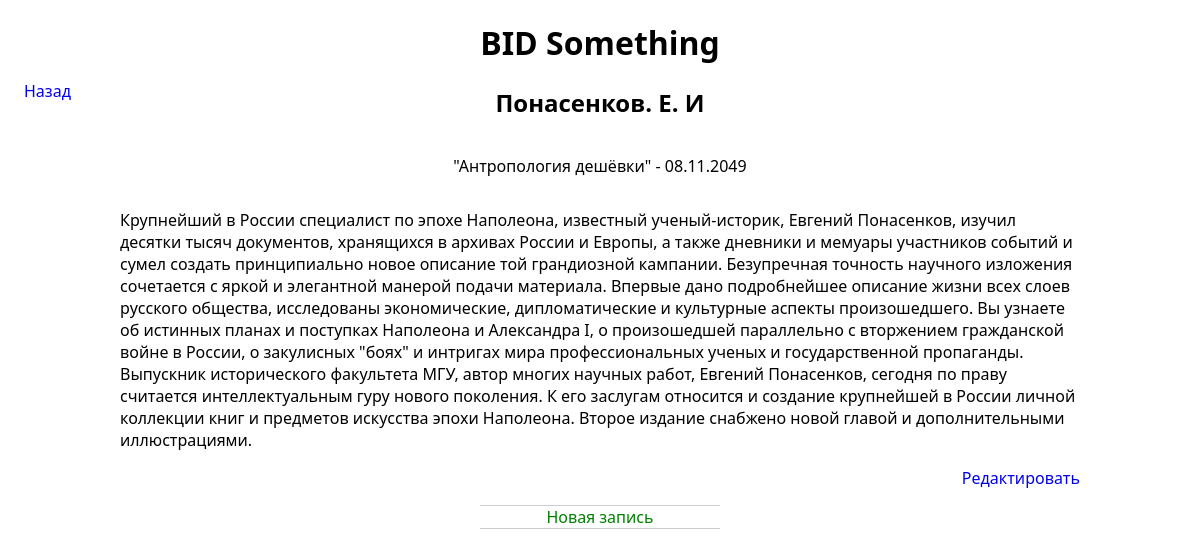
The app's page /categories/topic/2/ with its own data.
### blog/models.py (models this page shows, shortened)
class Topic(models.Model):
    category = models.ForeignKey(Category, on_delete=models.CASCADE, default='meh')
    text = models.CharField(max_length=150)
    date_added = models.DateTimeField(auto_now_add=True)
    def __str__(self):
        return self.text

class Entry(models.Model):
    topic = models.ForeignKey(Topic, on_delete=models.CASCADE)
    text = models.TextField()
    date_added = models.DateTimeField(auto_now_add=True)
    class Meta:
        verbose_name_plural = 'entries'

### blog/views.py (the view)
# urls.py: path('topic/<int:topic_id>/', views.topic, name='topic'),
def topic(request, topic_id):
    topic = Topic.objects.get(id=topic_id)
    entries = topic.entry_set.order_by('-date_added')
    context = {'topic': topic, 'entries': entries}
    return render(request, 'blog/topic.html', context)

### blog/templates/blog/topic.html
{% extends 'blog/base.html' %}
    {% block content %}
    <h2 class="topicHead">{{ topic }}</h2>
    {% for entry in entries %}
    <div class="entryBlock">
        {{ entry.text|linebreaks }}
        <a class="entryFix" href="{% url 'blog:edit_entry' entry.id %}">Редактировать</a>
    </div>
{% endfor %}
    <p>
        <a class="addLink addCat" href="{% url 'blog:new_entry' topic.id %}">Новая запись</a>
    </p>
    <div class="topicBack">
        <a href="{% url 'blog:categories' %}">Назад</a>
    </div>
{% endblock content %}

### static/styles/style.css (style rules this page uses)
body { margin: 0; }
.addLink { color: green; font-family: 'Segoe UI', Tahoma, Geneva, Verdana, sans-serif; text-decoration: none; border-top: 1px solid rgba(0, 0, 0, 0.2); }
.addCat { display: block; width: 20%; margin: 0 auto; text-align: center; margin-bottom: 20px; border-bottom: 1px solid rgba(0, 0, 0, 0.2); }
.topicHead { text-align: center; font-family: 'Segoe UI', Tahoma, Geneva, Verdana, sans-serif; }
.topicBack { position: fixed; top: 10%; left: 2%; }
.topicBack a { text-decoration: none; font-family: 'Segoe UI', Tahoma, Geneva, Verdana, sans-serif; }
.entryBlock { width: 80%; display: flex; flex-direction: column; align-items: center; margin: 0 auto; font-family: 'Segoe UI', Tahoma, Geneva, Verdana, sans-serif; }
.entryFix { align-self: flex-end; }
.entryBlock a { text-decoration: none; }

### records on screen
Topic: text "Понасенков. Е. И"
Entry: text "\"Антропология дешёвки\" - 08.11.2049 Крупнейший в России специалист по эпохе Наполеона, известный ученый-историк, Евгений Понасенков, изучил десятки тысяч документов, хранящихся в архивах России и Европы, а также дневники и мемуары участников событий и сумел создать принципиально новое описание той грандиозной кампании. Безупречная точность научного изложения сочетается с яркой и элегантной манерой подачи материала. Впервые дано подробнейшее описание жизни всех слоев русского общества, исследованы экономические, дипломатические и культурные аспекты произошедшего. Вы узнаете об истинных планах и поступках Наполеона и Александра I, о произошедшей параллельно с вторжением гражданской войне в…"
